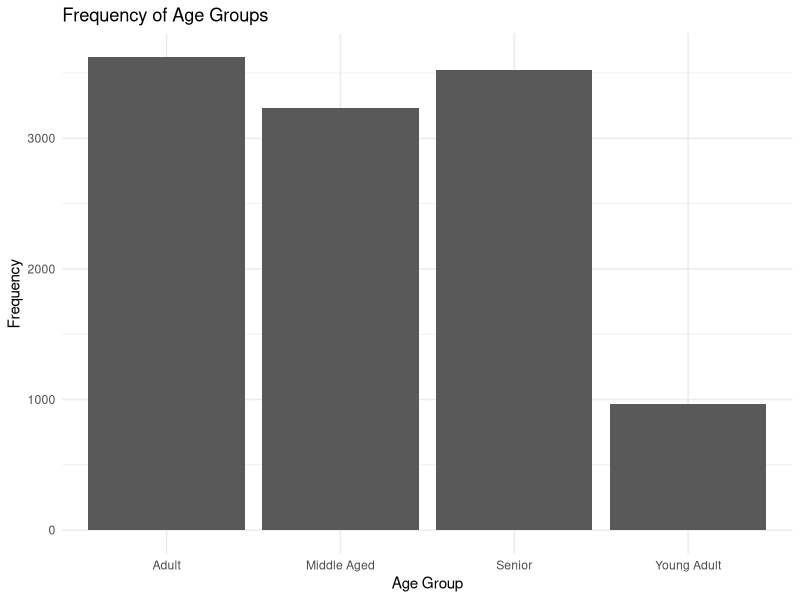

This figure's R source:
## ---- chunk 1
knitr::opts_chunk$set(echo = TRUE)

# BE SURE TO INCLUDE YOUR FILE DIRECTORY HERE AND BELOW (using the 'setwd' function)
knitr::opts_knit$set(root.dir = "C:/Users/Ignacio/Dropbox/PhD SBU/06_Teaching/00_POL-501/Problem Sets/PS-1/W117_Nov22")
## ---- chunk 2
# Install libraries if necessary
# install.packages("haven")
# install.packages("dplyr")

# Load libraries
library(haven)  
library(dplyr)  
## ---- chunk 3
# Set the working directory
setwd('C:\\Users\\Ignacio\\Dropbox\\PhD SBU\\06_Teaching\\00_POL-501\\Problem Sets\\PS-1\\W117_Nov22\\')
## ---- chunk 4
# Load the Pew's ATP Wave 117 dataset
load_savfile <- read_spss("ATP W117.sav")
## ---- chunk 5
# Subset relevant columns
df_subset <- load_savfile %>%
  select(QKEY, VOTED_ATPCONG_W117, VTCOUNT_OWN_W117, ATTENDPERSON2_W117,
         F_AGECAT, F_GENDER, F_EDUCCAT)
# View the structure of the subset data
str(df_subset)
## ---- chunk 6
# Recode VOTED_ATPCONG_W117 (Voting status)
df_subset <- df_subset %>%
  mutate(VOTED_ATPCONG_W117 = factor(VOTED_ATPCONG_W117,
                                      levels = c(1, 2, 3),
                                      labels = c("Did not vote", 
                                                 "Planned to vote but couldn’t", 
                                                 "Definitely voted")))
## ---- chunk 7
# Recode VTCOUNT_OWN_W117 (Confidence in vote count)
df_subset <- df_subset %>%
  mutate(VTCOUNT_OWN_W117 = factor(VTCOUNT_OWN_W117,
                                   levels = c(1, 2, 3, 4),
                                   labels = c("Very confident", 
                                              "Somewhat confident", 
                                              "Not too confident", 
                                              "Not at all confident")))
## ---- chunk 8
# Recode ATTENDPERSON2_W117 (Religious service attendance frequency)
df_subset <- df_subset %>%
  mutate(ATTENDPERSON2_W117 = factor(ATTENDPERSON2_W117,
                                     levels = c(1, 2, 3, 4, 5, 6),
                                     labels = c("More than once a week", 
                                                "Once a week", 
                                                "Once or twice a month", 
                                                "A few times a year", 
                                                "Seldom", 
                                                "Never")))
## ---- chunk 9
# Recode F_AGECAT (Age categories)
df_subset <- df_subset %>%
  mutate(F_AGECAT = factor(F_AGECAT,
                           levels = c(1, 2, 3, 4, 99),
                           labels = c("18-29", 
                                      "30-49", 
                                      "50-64", 
                                      "65+", 
                                      "Refused")))
## ---- chunk 10
# Recode F_GENDER (Gender categories)
df_subset <- df_subset %>%
  mutate(F_GENDER = factor(F_GENDER,
                           levels = c(1, 2, 3, 99),
                           labels = c("Man", 
                                      "Woman", 
                                      "Other",
                                      "Refused")))
## ---- chunk 11
# Recode F_EDUCCAT (Educational attainment categories)
df_subset <- df_subset %>%
  mutate(F_EDUCCAT = factor(F_EDUCCAT,
                            levels = c(1, 2, 3, 99),
                            labels = c("College graduate+", 
                                       "Some college", 
                                       "H.S. graduate or less", 
                                       "Refused")))
## ---- chunk 12
# Confirm the structure and labels are correctly applied
str(df_subset)
## ---- chunk 13
# View the first few rows to ensure everything looks correct
head(df_subset)
## ---- chunk 14
# Select specific columns
selected_data <- df_subset %>%
  select(QKEY, VOTED_ATPCONG_W117, F_AGECAT, F_GENDER, F_EDUCCAT)

# View the selected columns
head(selected_data)
## ---- chunk 15
# Filter data for respondents who definitely voted
voted_data <- df_subset %>%
  filter(VOTED_ATPCONG_W117 == "Definitely voted")

# View the filtered data
head(voted_data)
## ---- chunk 16
# Create a new variable "Age_Group" based on F_AGECAT
df_subset <- df_subset %>%
  mutate(Age_Group = case_when(
    F_AGECAT == "18-29" ~ "Young Adult",
    F_AGECAT == "30-49" ~ "Adult",
    F_AGECAT == "50-64" ~ "Middle Aged",
    F_AGECAT == "65+" ~ "Senior"
  ))

# View the modified dataset
head(df_subset)
## ---- chunk 17
# Create a table with the absolute frequency of each age group
tab_Age <- as.data.frame(table(df_subset$Age_Group))  # Convert the frequency table to a data frame (use the function: as.data.frame())

# Rename the columns of the tab_Age dataframe
colnames(tab_Age) <- c("Age Group", "Freq")

# Print the table
print(tab_Age)
## ---- chunk 18
# Load ggplot2 for plotting
library(ggplot2)

# Create a bar plot using ggplot2
ggplot(tab_Age, aes(x = `Age Group`, y = Freq)) +
  geom_bar(stat = "identity") +
  labs(title = "Frequency of Age Groups", x = "Age Group", y = "Frequency") +
  theme_minimal()

## ---- chunk 19
# Summarize data to count the number of respondents in each age group
age_summary <- df_subset %>%
  group_by(Age_Group) %>%
  summarize(Count = n())

# View the summarized data
age_summary
## ---- chunk 20
# Arrange data by age group
arranged_data <- df_subset %>%
  arrange(F_AGECAT)

# View the arranged data
head(arranged_data)
## ---- chunk 21
# Group data by gender and summarize age categories
gender_age_summary <- df_subset %>%
  group_by(F_GENDER, F_AGECAT) %>%
  summarize(Count = n())

# View the grouped and summarized data
gender_age_summary
## ---- chunk 22
# Compare voting confidence based on education levels
edu_voting_confidence <- df_subset %>%
  group_by(F_EDUCCAT, VTCOUNT_OWN_W117) %>%
  summarize(Count = n()) %>%
  arrange(F_EDUCCAT, VTCOUNT_OWN_W117)

# View the analysis results
edu_voting_confidence
